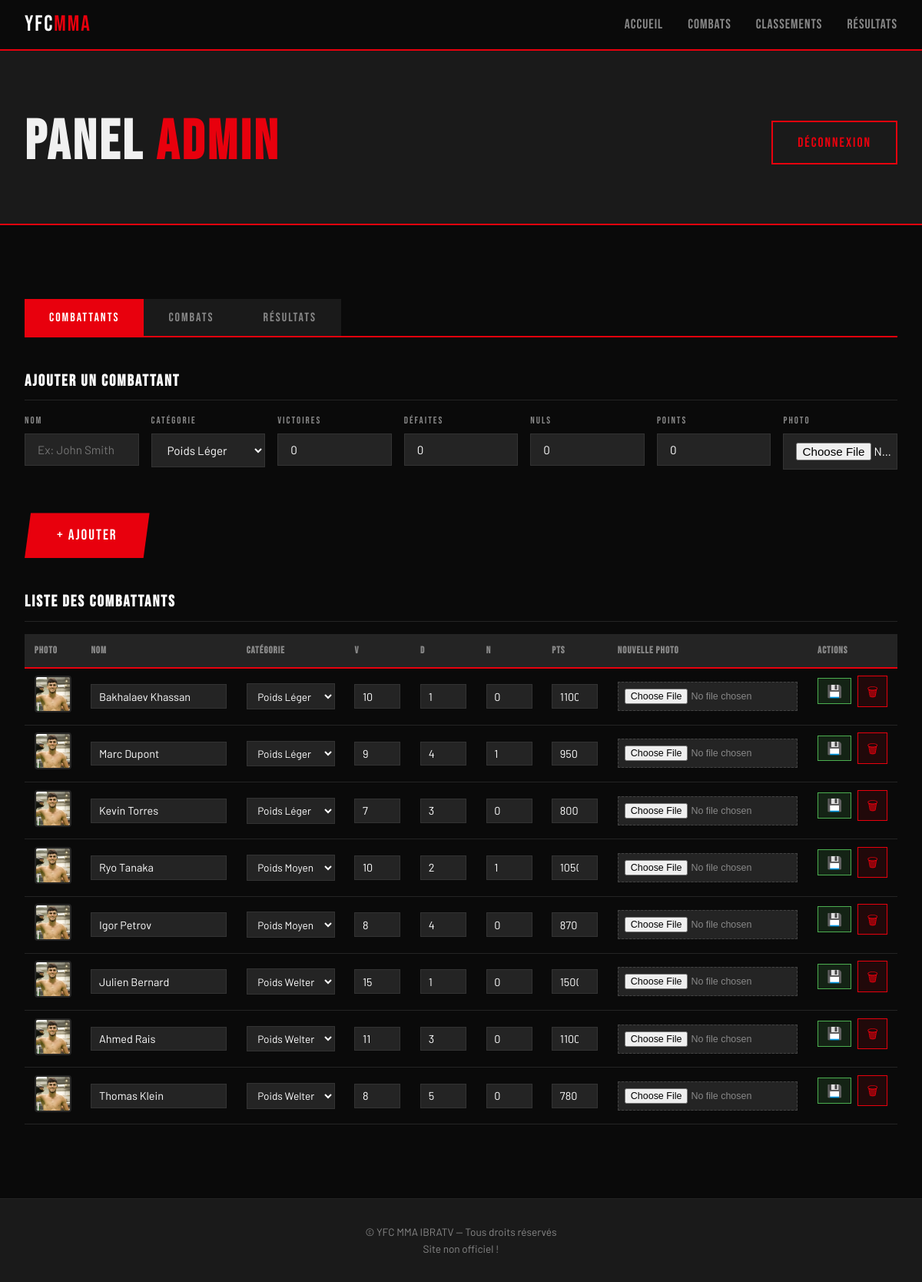
/admin (signed in), run on the app's committed database.
### tables this page shows
CREATE TABLE fighters (
        id INTEGER PRIMARY KEY AUTOINCREMENT,
        nom TEXT NOT NULL,
        categorie TEXT NOT NULL,
        victoires INTEGER DEFAULT 0,
        defaites INTEGER DEFAULT 0,
        nuls INTEGER DEFAULT 0,
        points INTEGER DEFAULT 0,
        img TEXT
    );

### app.py (the view)
@app.route("/admin")
@admin_required
def admin():
    conn = get_db()
    fighters = conn.execute("SELECT * FROM fighters ORDER BY categorie, points DESC").fetchall()
    fights = conn.execute("""
        SELECT f.*, f1.nom as nom1, f2.nom as nom2
        FROM fights f
        JOIN fighters f1 ON f.fighter1_id = f1.id
        JOIN fighters f2 ON f.fighter2_id = f2.id
        ORDER BY f.date ASC
    """).fetchall()
    results = conn.execute("""
        SELECT r.*, fi.nom as gagnant_nom
        FROM results r
        JOIN fighters fi ON r.gagnant_id = fi.id
        ORDER BY r.id DESC
    """).fetchall()
    conn.close()
    return render_template("admin.html", fighters=fighters, fights=fights, results=results)

### app.py (called while the page is built)
def get_db():
    conn = sqlite3.connect(DB)
    conn.row_factory = sqlite3.Row
    return conn

def admin_required(f):
    @wraps(f)
    def decorated(*args, **kwargs):
        if not session.get("admin"):
            return redirect("/admin/login")
        return f(*args, **kwargs)
    return decorated

### templates/admin.html (shortened to what this page needs)
{% extends "base.html" %}
{% block content %}
<section class="page-header">
    <div class="container" style="display:flex;justify-content:space-between;align-items:center;">
        <h1>PANEL <span>ADMIN</span></h1>
        <a href="/admin/logout" class="btn-secondary">DÉCONNEXION</a>
    </div>
</section>
<section class="section">
<div class="container">
    <div class="tabs">
        <button class="tab-btn active" onclick="showTab('fighters', this)">COMBATTANTS</button>
        <button class="tab-btn" onclick="showTab('fights', this)">COMBATS</button>
        <button class="tab-btn" onclick="showTab('results', this)">RÉSULTATS</button>
    </div>
    <div id="tab-fighters" class="tab-content active">
        <h3 class="admin-section-title">Ajouter un combattant</h3>
        <form method="POST" action="/admin/fighter/add" enctype="multipart/form-data" class="admin-form">
            <div class="form-row">
                <div class="form-group">
                    <label>Nom</label>
                    <input type="text" name="nom" required placeholder="Ex: John Smith">
                </div>
                <div class="form-group">
                    <label>Catégorie</label>
                    <select name="categorie" required>
                        <option value="Poids Léger">Poids Léger</option>
                    </select>
                </div>
                <div class="form-group">
                    <label>Victoires</label>
                    <input type="number" name="victoires" value="0" min="0">
                </div>
                <div class="form-group">
                    <label>Défaites</label>
                    <input type="number" name="defaites" value="0" min="0">
                </div>
                <div class="form-group">
                    <label>Nuls</label>
                    <input type="number" name="nuls" value="0" min="0">
                </div>
                <div class="form-group">
                    <label>Points</label>
                    <input type="number" name="points" value="0" min="0">
                </div>
                <div class="form-group">
                    <label>Photo</label>
                    <input type="file" name="img" accept="image/*" class="file-input">
                </div>
            </div>
            <button type="submit" class="btn-primary">+ AJOUTER</button>
        </form>
        <h3 class="admin-section-title" style="margin-top:2.5rem;">Liste des combattants</h3>
        <table class="admin-table">
            <thead>
                <tr><th>Photo</th><th>Nom</th><th>Catégorie</th><th>V</th><th>D</th><th>N</th><th>Pts</th><th>Nouvelle photo</th><th>Actions</th></tr>
            </thead>
            <tbody>
                {% for f in fighters %}
                <tr>
                    <td>
                        <img src="/static/img/{{ f.img }}" alt="{{ f.nom }}"
                             onerror="this.src='/static/img/default.jpg'"
                             style="width:48px;height:48px;object-fit:cover;border-radius:4px;border:2px solid var(--dark3);">
                    </td>
                    <form method="POST" action="/admin/fighter/edit/{{ f.id }}" enctype="multipart/form-data">
                    <td><input type="text" name="nom" value="{{ f.nom }}" class="inline-input"></td>
                    <td>
                        <select name="categorie" class="inline-select">
                            {% for cat in ["Poids Léger","Poids Welter","Poids Moyen","Poids Lourd"] %}
                            <option value="{{ cat }}" {{ 'selected' if f.categorie == cat }}>{{ cat }}</option>
                            {% endfor %}
                        </select>
                    </td>
                    <td><input type="number" name="victoires" value="{{ f.victoires }}" class="inline-input small"></td>
                    <td><input type="number" name="defaites" value="{{ f.defaites }}" class="inline-input small"></td>
                    <td><input type="number" name="nuls" value="{{ f.nuls }}" class="inline-input small"></td>
                    <td><input type="number" name="points" value="{{ f.points }}" class="inline-input small"></td>
                    <td><input type="file" name="img" accept="image/*" class="file-input-small"></td>
                    <td class="action-cell">
                        <button type="submit" class="btn-save">💾</button>
                    </form>
                        <a href="/admin/fighter/delete/{{ f.id }}" class="btn-delete" onclick="return confirm('Supprimer {{ f.nom }} ?')">🗑</a>
                </tr>
                {% endfor %}
            </tbody>
        </table>
    </div>
</div>
</section>
{% endblock %}

### data on the page
fighters: img (placeholder picture), nom "Bakhalaev Khassan", victoires "10", defaites "1", nuls "0", points "1100"
fighters: img (placeholder picture), nom "Marc Dupont", victoires "9", defaites "4", nuls "1", points "950"
fighters: img (placeholder picture), nom "Kevin Torres", victoires "7", defaites "3", nuls "0", points "800"
fighters: img (placeholder picture), nom "Ryo Tanaka", victoires "10", defaites "2", nuls "1", points "1050"
fighters: img (placeholder picture), nom "Igor Petrov", victoires "8", defaites "4", nuls "0", points "870"
fighters: img (placeholder picture), nom "Julien Bernard", victoires "15", defaites "1", nuls "0", points "1500"
fighters: img (placeholder picture), nom "Ahmed Rais", victoires "11", defaites "3", nuls "0", points "1100"
fighters: img (placeholder picture), nom "Thomas Klein", victoires "8", defaites "5", nuls "0", points "780"

### other printed values
form field categorie "Poids Léger"
form field categorie "Poids Moyen"
form field categorie "Poids Welter"
